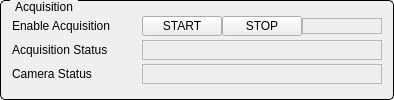
       <widget class="QGroupBox" name="groupBox">
        <property name="styleSheet">
         <string notr="true">QGroupBox {
    border: 1px solid black;
    border-radius: 5px;
    margin-top: 0.5em;
}

QGroupBox::title {
    subcontrol-origin: margin;
    left: 10px;
    padding: 0 3px 0 3px;
}</string>
        </property>
        <property name="title">
         <string>Acquisition</string>
        </property>
        <layout class="QGridLayout" name="gridLayout">
         <property name="spacing">
          <number>0</number>
         </property>
         <item row="0" column="0">
          <widget class="QLabel" name="label_2">
           <property name="sizePolicy">
            <sizepolicy hsizetype="MinimumExpanding" vsizetype="Fixed">
             <horstretch>0</horstretch>
             <verstretch>0</verstretch>
            </sizepolicy>
           </property>
           <property name="minimumSize">
            <size>
             <width>130</width>
             <height>20</height>
            </size>
           </property>
           <property name="maximumSize">
            <size>
             <width>16777215</width>
             <height>20</height>
            </size>
           </property>
           <property name="text">
            <string>Enable Acquisition</string>
           </property>
          </widget>
         </item>
         <item row="0" column="1">
          <widget class="QEPushButton" name="btnStart">
           <property name="minimumSize">
            <size>
             <width>60</width>
             <height>20</height>
            </size>
           </property>
           <property name="maximumSize">
            <size>
             <width>16777215</width>
             <height>20</height>
            </size>
           </property>
           <property name="text">
            <string>START</string>
           </property>
           <property name="variable" stdset="0">
            <string>$(group):Acquire</string>
           </property>
          </widget>
         </item>
         <item row="0" column="2">
          <widget class="QEPushButton" name="btnStop">
           <property name="minimumSize">
            <size>
             <width>50</width>
             <height>20</height>
            </size>
           </property>
           <property name="maximumSize">
            <size>
             <width>16777215</width>
             <height>20</height>
            </size>
           </property>
           <property name="text">
            <string>STOP</string>
           </property>
           <property name="variable" stdset="0">
            <string>$(group):Acquire</string>
           </property>
           <property name="clickText">
            <string>0</string>
           </property>
          </widget>
         </item>
         <item row="0" column="3">
          <widget class="QELabel" name="qelabel_28">
           <property name="sizePolicy">
            <sizepolicy hsizetype="MinimumExpanding" vsizetype="Fixed">
             <horstretch>0</horstretch>
             <verstretch>0</verstretch>
            </sizepolicy>
           </property>
           <property name="minimumSize">
            <size>
             <width>80</width>
             <height>0</height>
            </size>
           </property>
           <property name="frameShape">
            <enum>QFrame::StyledPanel</enum>
           </property>
           <property name="variable" stdset="0">
            <string>$(group):Acquire</string>
           </property>
          </widget>
         </item>
         <item row="1" column="0">
          <widget class="QLabel" name="label_27">
           <property name="sizePolicy">
            <sizepolicy hsizetype="MinimumExpanding" vsizetype="Fixed">
             <horstretch>0</horstretch>
             <verstretch>0</verstretch>
            </sizepolicy>
           </property>
           <property name="minimumSize">
            <size>
             <width>130</width>
             <height>20</height>
            </size>
           </property>
           <property name="maximumSize">
            <size>
             <width>16777215</width>
             <height>20</height>
            </size>
           </property>
           <property name="text">
            <string>Acquisition Status</string>
           </property>
          </widget>
         </item>
         <item row="1" column="1" colspan="3">
          <widget class="QELabel" name="lblAcquireStatus">
           <property name="sizePolicy">
            <sizepolicy hsizetype="MinimumExpanding" vsizetype="Fixed">
             <horstretch>0</horstretch>
             <verstretch>0</verstretch>
            </sizepolicy>
           </property>
           <property name="minimumSize">
            <size>
             <width>190</width>
             <height>20</height>
            </size>
           </property>
           <property name="maximumSize">
            <size>
             <width>16777215</width>
             <height>20</height>
            </size>
           </property>
           <property name="frameShape">
            <enum>QFrame::StyledPanel</enum>
           </property>
           <property name="variable" stdset="0">
            <string>$(group):AcquireBusy</string>
           </property>
          </widget>
         </item>
         <item row="2" column="0">
          <widget class="QLabel" name="label_28">
           <property name="sizePolicy">
            <sizepolicy hsizetype="MinimumExpanding" vsizetype="Fixed">
             <horstretch>0</horstretch>
             <verstretch>0</verstretch>
            </sizepolicy>
           </property>
           <property name="minimumSize">
            <size>
             <width>130</width>
             <height>20</height>
            </size>
           </property>
           <property name="maximumSize">
            <size>
             <width>16777215</width>
             <height>20</height>
            </size>
           </property>
           <property name="text">
            <string>Camera Status</string>
           </property>
          </widget>
         </item>
         <item row="2" column="1" colspan="3">
          <widget class="QELabel" name="qelabel_27">
           <property name="sizePolicy">
            <sizepolicy hsizetype="MinimumExpanding" vsizetype="Fixed">
             <horstretch>0</horstretch>
             <verstretch>0</verstretch>
            </sizepolicy>
           </property>
           <property name="minimumSize">
            <size>
             <width>190</width>
             <height>20</height>
            </size>
           </property>
           <property name="maximumSize">
            <size>
             <width>16777215</width>
             <height>20</height>
            </size>
           </property>
           <property name="frameShape">
            <enum>QFrame::StyledPanel</enum>
           </property>
           <property name="variable" stdset="0">
            <string>$(group):DetectorState_RBV</string>
           </property>
          </widget>
         </item>
        </layout>
       </widget>
